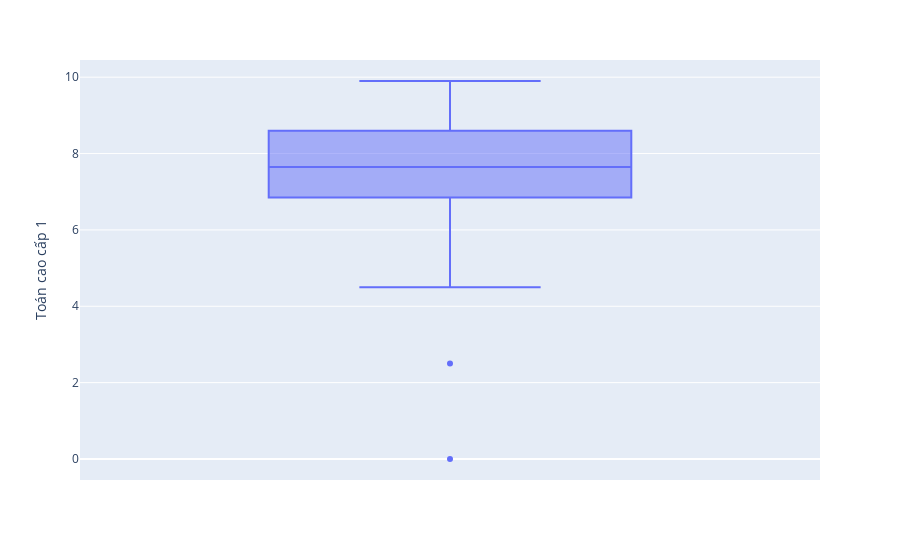

The cell this chart's notebook holds for it:
### Code cell
import plotly.express as px
fig = px.box(df, y='Toán cao cấp 1', hover_data={'Họ và tên': True})
fig.show()

### Figure 1 — Plotly figure (JSON) as saved in the notebook; plotly's stock layout.template omitted (floating-point values rounded to 4 significant figures)
{"data": [{"alignmentgroup": "True", "customdata": [["Đinh Tuấn Anh"], ["Hà Bảo Anh"], ["Lưu Đức Anh"], ["Trần Nam Bá"], ["Ngô Đức Bảo"], ["Trịnh Thị Bảo Bảo"], ["Đỗ Xuân Đức Chung"], ["Phạm Tài Đức Phú Đa"], ["Lê Tấn Đạt"], ["Phạm Hà Văn Đông"], ["Trịnh Ngọc Đức"], ["Tăng Hoài Duy"], ["Thái Thị Hiền"], ["Phạm Thế Hiển"], ["Trần Minh Hiếu"], ["Nguyễn Thị Thanh Hòa"], ["Ngô Quốc Hoàng"], ["Hồ Quang Huy"], ["Lương Quang Khải"], ["Phạm Hoàng Duy Khang"], ["Lê Mỹ Thanh Lành"], ["Trần Hồ Phi Long"], ["Trương Thị Cẩm Ly"], ["Quách Trọng Nghĩa"], ["Nguyễn Thành Nhân"], ["Nguyễn Văn Phúc Nhân"], ["Lưu Thị Yến Nhi"], ["Lê Huy Phát"], ["Lê Thanh Phong"], ["Phan Nguyễn Mai Phương"], ["Vũ Minh Quang"], ["Nguyễn Quang Quốc"], ["Dương Văn Sang"], ["Nguyễn Tuấn Sinh"], ["Phạm Trung Sơn"], ["Nguyễn Tiến Sỹ"], ["Văn Sỹ"], ["Lê Duy Tâm"], ["Phan Nguyễn Trọng Tân"], ["Trương Nguyễn Duy Tân"], ["Đỗ Văn Thắng"], ["Nguyễn Đức Thịnh"], ["Phạm Huỳnh Trường Thịnh"], ["Trần Xuân Thủy"], ["Lê Văn Tiến"], ["Nguyễn Đặng Minh Toại"], ["Huỳnh Minh Toàn"], ["Nguyễn Anh Toàn"], ["Lưu Hoàng Ngọc Trinh"], ["Lê Văn Trung"], ["Nguyễn Tuấn Trung"], ["Phạm Thành Trung"], ["Phan Chí Trung"], ["Đào Duy Trường"], ["Đoàn Minh Trường"], ["Huỳnh Anh Tú"], ["Nguyễn Văn Anh Tuấn"], ["Phạm Minh Tuấn"], ["Phan Lê Hoàng Việt"], ["Trần Tuấn Vũ"]], "hovertemplate": "Toán cao cấp 1=%{y}<br>Họ và tên=%{customdata[0]}<extra></extra>", "legendgroup": "", "marker": {"color": "#636efa"}, "name": "", "notched": false, "offsetgroup": "", "orientation": "v", "showlegend": false, "type": "box", "x0": " ", "xaxis": "x", "y": [8.5, 7.1, 8.4, 8.6, 9.5, 8.6, 5.4, 8.5, 4.5, 6.7, 7.6, 7.6, 9, 8.1, 7.9, 9.8, 9.8, 9, 7.5, 6.5, 5.6, 8.9, 8.4, 6.1, 2.5, 7.4, 9.5, 7.5, 9.5, 7.1, 8.6, 7.7, 9.1, 7.9, 8, 8.1, 7.5, 9.2, 6, 6.7, 7.4, 5.7, 7.9, 9.5, 7, 7, 8.5, 8.8, 6.4, 7.4, 7.5, 9.9, 6.6, 7.6, 0, 7.7, 6, 7, 5.7, 9.6], "y0": " ", "yaxis": "y"}], "layout": {"boxmode": "group", "legend": {"tracegroupgap": 0}, "margin": {"t": 60}, "xaxis": {"anchor": "y", "domain": [0, 1]}, "yaxis": {"anchor": "x", "domain": [0, 1], "title": {"text": "Toán cao cấp 1"}}}}
